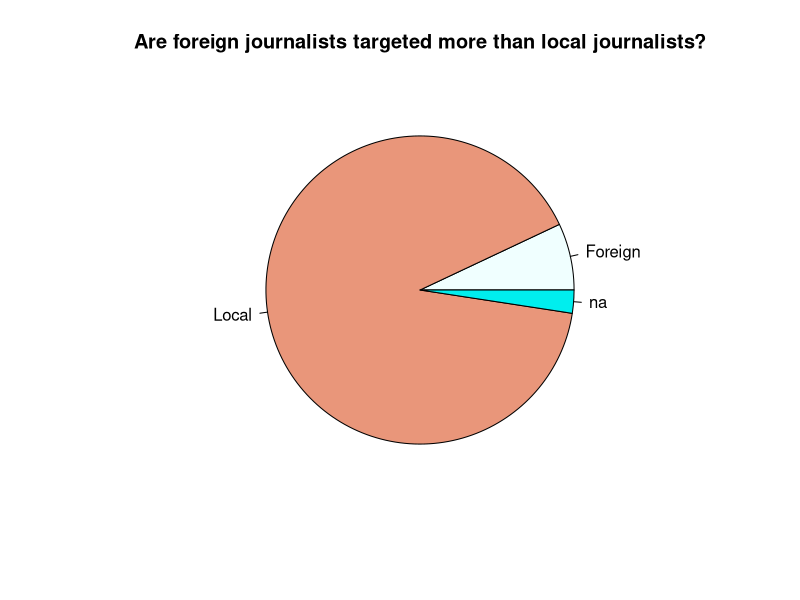

The R script that drew this image:
setwd("../dataset/")
getwd()
library(tidyr)
a <- read.csv("cpj-database-mod.csv")
View(a)
a4 <- separate(a, Date, c("day", "month", "year"), sep = "-")
View(a4)
local_and_foreign <- table(a4$Local.Foreign)
View(local_and_foreign)
pie(local_and_foreign, main = "Are foreign journalists targeted more than local journalists?", col = c('azure', 'darksalmon', 'cyan2'))